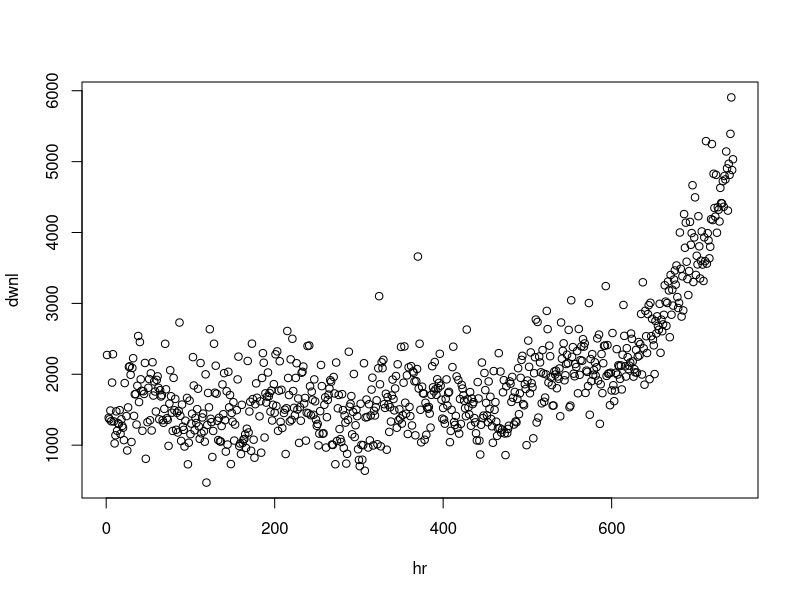
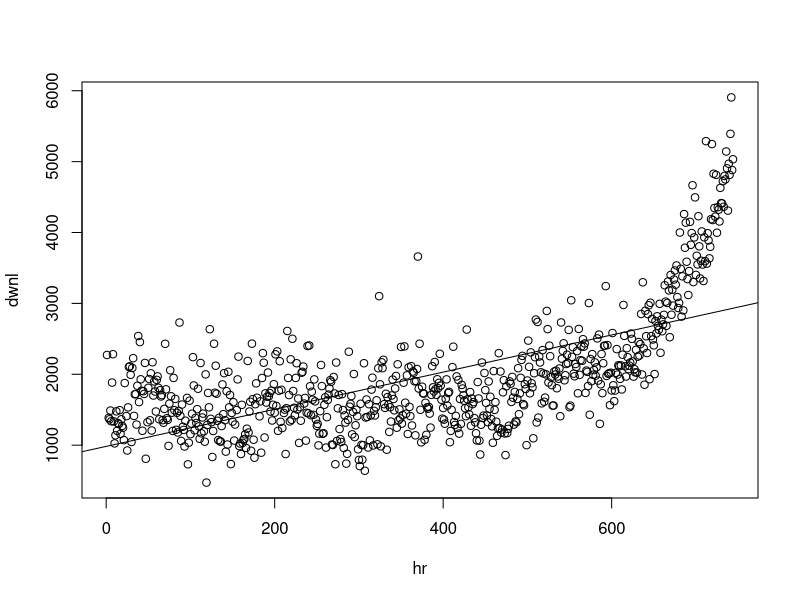

The R source for these figures, in order:
## ---- chunk 1
docML1 <- read.csv("docML1.csv")
docML1<- subset(docML1,!(is.na(docML1$dwnlds)))
hr<-docML1$hour
dwnl<-docML1$dwnlds
### Replacing Nan with 0
#dwnl<-replace(dwnl, is.na(dwnl), 0)
## ---- chunk 2

plot(dwnl~hr)

## ---- chunk 3

Sxx=0;
Sxy=0;
for(i in 1:length(hr)) {
    
   Sxx=Sxx+((hr[i]-mean(hr))*(dwnl[i]-mean(dwnl)))
   Sxy= Sxy+((hr[i]-mean(hr))^2)
    
}
 
## ---- chunk 4
(slope<- (Sxx/Sxy))

## ---- chunk 5
(intercept<- mean(dwnl)-(slope*mean(hr)))
## ---- chunk 6
(Respone<- slope*852+intercept)

## ---- chunk 7
plot(dwnl~hr)
abline(intercept,slope)
## ---- chunk 8
modelLinear<- lm(dwnlds~hour,data = docML1)
summary(modelLinear)
